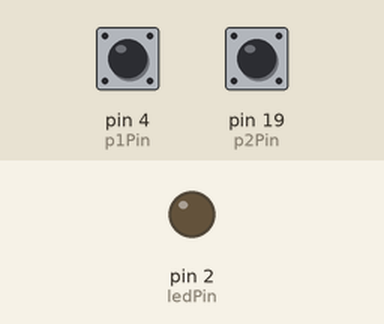
A sketch run on a simulated Arduino Uno, built with avr-gcc and run on an emulated ATmega328P. Parts: output pins drawn as LEDs (lit = HIGH). Inputs (shaded band) come from the test bench; at power-on: pin 4 (p1Pin) HIGH, pin 19 (p2Pin) HIGH.

Above: at 1.2 s.
1.3 s: pin 4 (p1Pin) pulled LOW for 0.15 s
At 1.6 s:
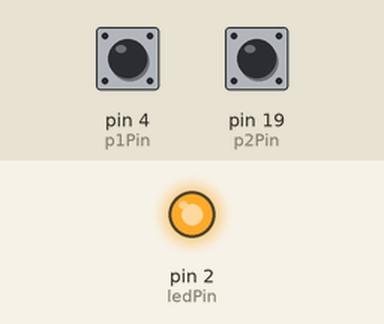
2.9 s: pin 19 (p2Pin) pulled LOW for 0.15 s
At 4.0 s:
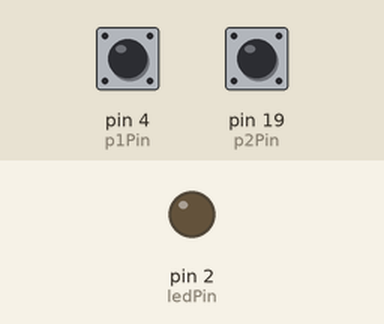
4.5 s: pin 4 (p1Pin) pulled LOW for 1 s
At 5.3 s:
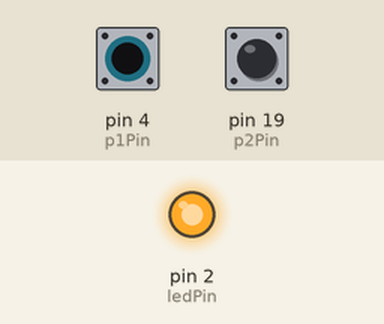
7.0 s: pin 4 (p1Pin) driven LOW and pin 19 (p2Pin) driven LOW
At 7.4 s:
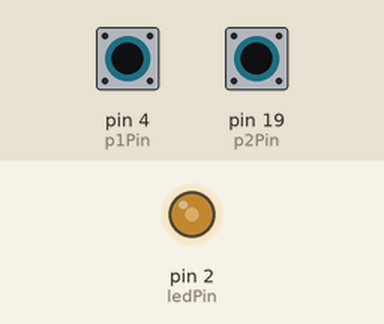
8.5 s: pin 19 (p2Pin) driven HIGH
At 9.3 s:
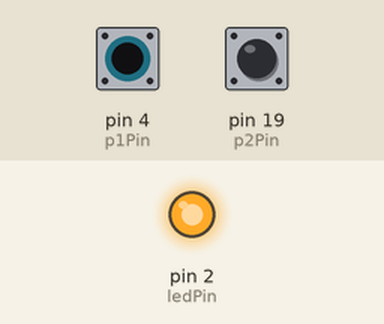
Timing chart, 0 to 11.0 s (numbered marks = the images above; inputs shaded):
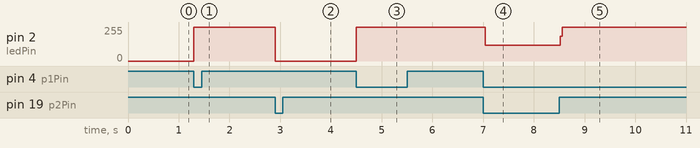

The sketch:

P1_4.ino
```cpp
#include <stdint.h>

// Definir pines para el LED y los pulsadores
uint8_t ledPin = 2; // Pin del LED
uint8_t p1Pin = 4;   // Pin del pulsador P1
uint8_t p2Pin = 19;   // Pin del pulsador P2

// Variables para temporización
uint64_t startTime = 0;  // Almacena el tiempo de inicio cuando se presiona P1
uint64_t led_interval = 10000; // Tiempo de encendido del LED (10s)
bool ledOn = false;  // Estado del LED

void setup() {
    // Configurar pines como entrada o salida
    Serial.begin(9600);
    pinMode(ledPin, OUTPUT);
    pinMode(p1Pin, INPUT_PULLUP);
    pinMode(p2Pin, INPUT_PULLUP);

    // Inicializar LED apagado
    digitalWrite(ledPin, LOW);
}

void loop() {
    uint64_t actual_millis = millis(); // Obtener el tiempo actual

    // Si se presiona P1, encender el LED y reiniciar el temporizador
    if (digitalRead(p1Pin) == LOW) {
        digitalWrite(ledPin, HIGH);
        startTime = actual_millis;
        ledOn = true;
    }

    // Si el LED está encendido, verificar el tiempo transcurrido
    if (ledOn) {
        // Si han pasado 10 segundos, apagar el LED
        if (actual_millis - startTime >= led_interval) {
            digitalWrite(ledPin, LOW);
            ledOn = false;
        }

        // Si se presiona P2 antes de que pasen los 10s, apagar el LED
        if (digitalRead(p2Pin) == LOW) {
            digitalWrite(ledPin, LOW);
            ledOn = false;
        }
    }
}
```

Measured:
- after the input at 1.3 s, pin 2 (ledPin): 0/255 → 255/255 at once
- after the input at 2.9 s, pin 2 (ledPin): 255/255 → 0/255 at once
- after the input at 4.5 s, pin 2 (ledPin): 0/255 → 255/255 at once
- after the input at 7.0 s, pin 2 (ledPin): 255/255 → 118/255 at once
- after the input at 8.5 s, pin 2 (ledPin): 118/255 → 255/255 at once
